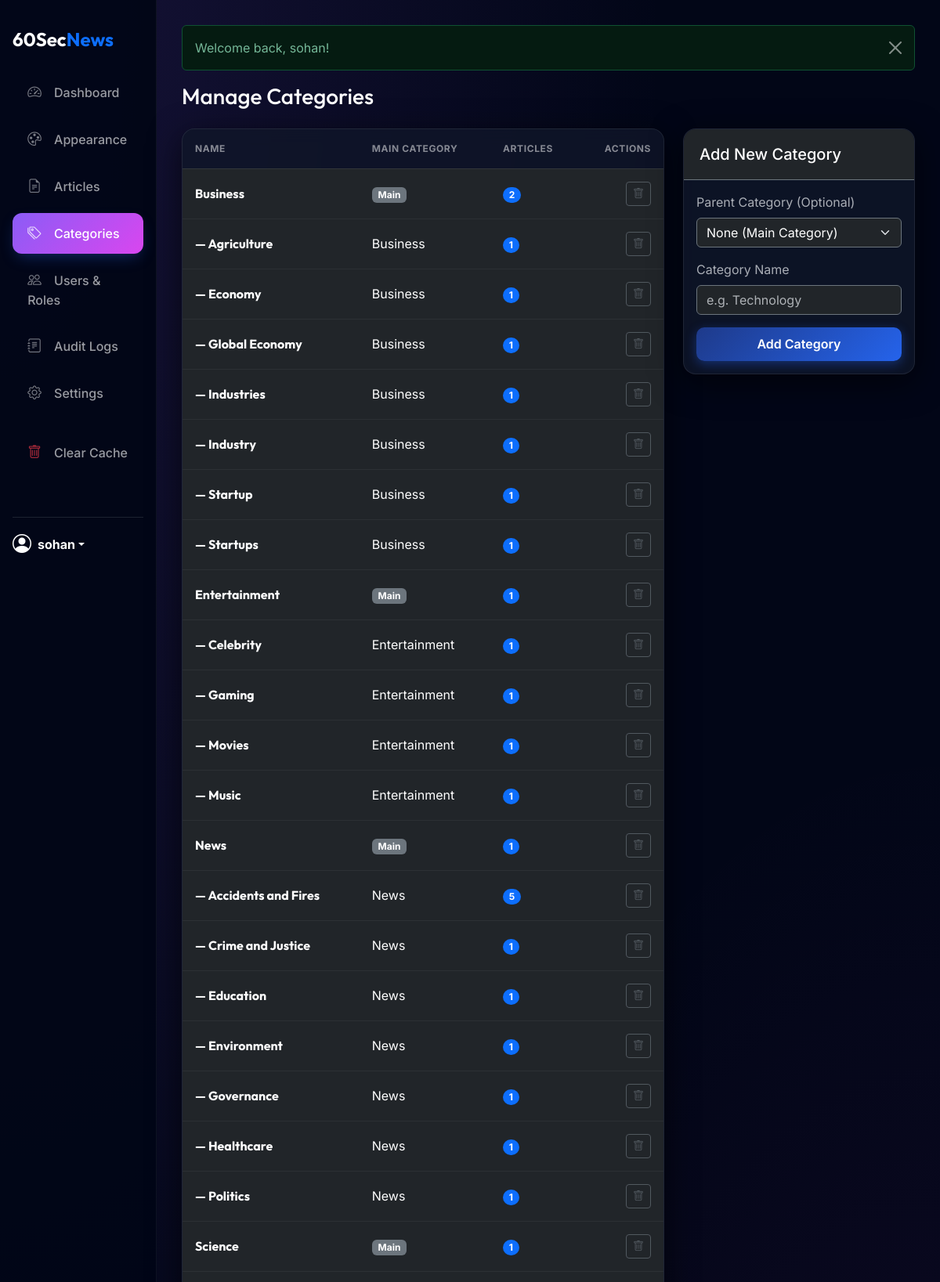
The page /public/admin/categories.php (signed in, upper part) on the database its author committed.
### tables this page shows
CREATE TABLE `categories` (
  `id` int(11) NOT NULL,
  `parent_id` int(11) DEFAULT NULL,
  `name` varchar(100) NOT NULL,
  `slug` varchar(100) NOT NULL,
  `created_at` timestamp NOT NULL DEFAULT current_timestamp()
);

### public/admin/categories.php (the view, shortened to what this page needs)
<?php
require_once __DIR__ . '/../../app/helpers.php';
require_once __DIR__ . '/layout/header.php';
$categories = $db->query("
    SELECT c.*, p.name as parent_name, COUNT(a.id) as article_count
    FROM categories c
    LEFT JOIN categories p ON c.parent_id = p.id
    LEFT JOIN articles a ON c.id = a.category_id
    GROUP BY c.id
    ORDER BY COALESCE(p.name, c.name) ASC, c.parent_id IS NOT NULL, c.name ASC")->fetchAll();
?>
<h1 class="h3 mb-4 text-white">Manage Categories</h1>
<div class="row">
    <div class="col-md-8">
        <div class="card">
            <div class="card-body p-0">
                <div class="table-responsive">
                    <table class="table table-dark table-hover mb-0">
                        <thead>
                            <tr>
                                <th>Name</th>
                                <th>Main Category</th>
                                <th>Articles</th>
                                <th class="text-end">Actions</th>
                            </tr>
                        </thead>
                        <tbody>
                            <?php foreach ($categories as $cat): ?>
                                <tr>
                                    <td class="fw-bold">
                                        <?php if ($cat['parent_id']): ?>
                                            &mdash; <?= e($cat['name']) ?>
                                        <?php else: ?>
                                            <?= e($cat['name']) ?>
                                        <?php endif; ?>
                                    </td>
                                    <td>
                                        <?= $cat['parent_name'] ? e($cat['parent_name']) : '<span class="badge bg-secondary">Main</span>' ?>
                                    </td>
                                    <td>
                                        <span class="badge bg-primary rounded-pill">
                                            <?= $cat['article_count'] ?>
                                        </span>
                                    </td>
                                    <td class="text-end">
                                        <?php
                                        $has_children = false;
                                        foreach ($categories as $c) {
                                            if ($c['parent_id'] == $cat['id']) {
                                                $has_children = true;
                                                break;
                                            }
                                        }
                                        if ($cat['article_count'] == 0 && !$has_children):
                                            ?>
                                            <form method="POST" action="categories.php" class="d-inline"
                                                onsubmit="return confirm('Are you sure you want to delete this category?');">
                                                <?= csrf_field() ?>
                                                <input type="hidden" name="action" value="delete">
                                                <input type="hidden" name="category_id" value="<?= $cat['id'] ?>">
                                                <button type="submit" class="btn btn-sm btn-outline-danger">
                                                    <i class="bi bi-trash"></i>
                                                </button>
                                            </form>
                                        <?php else: ?>
                                            <button class="btn btn-sm btn-outline-secondary" disabled
                                                title="Cannot delete category. Has articles or subcategories.">
                                                <i class="bi bi-trash"></i>
                                            </button>
                                        <?php endif; ?>
                                    </td>
                                </tr>
                            <?php endforeach; ?>
                        </tbody>
                    </table>
                </div>
            </div>
        </div>
    </div>
    <div class="col-md-4 mt-4 mt-md-0">
        <div class="card">
            <div class="card-header bg-dark border-secondary">
                <h5 class="mb-0 text-white">Add New Category</h5>
            </div>
            <div class="card-body">
                <form method="POST">
                    <div class="mb-3">
                        <label class="form-label text-muted">Parent Category (Optional)</label>
                        <select name="parent_id" class="form-select bg-dark text-white border-secondary">
                            <option value="">None (Main Category)</option>
                        </select>
                    </div>
                    <div class="mb-3">
                        <label class="form-label text-muted">Category Name</label>
                        <input type="text" name="name" class="form-control bg-dark text-white border-secondary" required
                            placeholder="e.g. Technology">
                    </div>
                    <button type="submit" class="btn btn-primary w-100">Add Category</button>
                </form>
            </div>
        </div>
    </div>
</div>
<?php require_once __DIR__ . '/layout/footer.php'; ?>

### public/admin/layout/header.php (style rules this page uses)
:root { --primary-gradient: linear-gradient(135deg, #1e3a8a 0%, #2563eb 100%); --glass-bg: rgba(255, 255, 255, 0.03); --glass-border: rgba(255, 255, 255, 0.08); --sidebar-width: 260px; --radius-premium: 16px; }
body { font-family: 'Inter', sans-serif; background-color: #0c0e14; color: #e2e8f0; min-height: 100vh; }
body.theme-admin-midnight { background-color: #020617; background-image: radial-gradient(at 0% 0%, rgba(139, 92, 246, 0.15) 0px, transparent 50%), radial-gradient(at 100% 100%, rgba(217, 70, 239, 0.1) 0px, transparent 50%); color: #f8fafc; }
body.theme-admin-midnight .card { background: rgba(15, 23, 42, 0.8); border: 1px solid rgba(255, 255, 255, 0.08); box-shadow: 0 10px 40px rgba(0, 0, 0, 0.6); }
h1, h2, h3, h4, .fw-bold, .sidebar-brand { font-family: 'Outfit', sans-serif; }
.card { background: rgba(30, 41, 59, 0.4); backdrop-filter: blur(10px); -webkit-backdrop-filter: blur(10px); border: 1px solid var(--glass-border); border-radius: var(--radius-premium); box-shadow: 0 10px 30px -10px rgba(0, 0, 0, 0.3); overflow: hidden; }
.card-header { background: rgba(15, 23, 42, 0.2); border-bottom: 1px solid var(--glass-border); padding: 1.25rem; font-weight: 700; }
.table { color: #cbd5e1; margin-bottom: 0; }
.table thead th { background: rgba(15, 23, 42, 0.2); border-bottom: 1px solid var(--glass-border); text-transform: uppercase; font-size: 0.75rem; letter-spacing: 0.05em; color: rgba(255, 255, 255, 0.5); padding: 1rem; }
.table td { border-bottom: 1px solid rgba(255, 255, 255, 0.05); padding: 1rem; vertical-align: middle; }
.btn-primary { background: var(--primary-gradient); border: none; box-shadow: 0 4px 14px 0 rgba(37, 99, 235, 0.39); border-radius: 10px; padding: 0.6rem 1.5rem; font-weight: 600; transition: all 0.3s; }

### rows shown on the page
categories: name "Business", shows "Main", article_count "2"
categories: name "Agriculture", parent.name "Business", article_count "1"
categories: name "Economy", parent.name "Business", article_count "1"
categories: name "Global Economy", parent.name "Business", article_count "1"
categories: name "Industries", parent.name "Business", article_count "1"
categories: name "Industry", parent.name "Business", article_count "1"
categories: name "Startup", parent.name "Business", article_count "1"
categories: name "Startups", parent.name "Business", article_count "1"
categories: name "Entertainment", shows "Main", article_count "1"
categories: name "Celebrity", parent.name "Entertainment", article_count "1"
categories: name "Gaming", parent.name "Entertainment", article_count "1"
categories: name "Movies", parent.name "Entertainment", article_count "1"
categories: name "Music", parent.name "Entertainment", article_count "1"
categories: name "News", shows "Main", article_count "1"
categories: name "Accidents and Fires", parent.name "News", article_count "5"
categories: name "Crime and Justice", parent.name "News", article_count "1"
categories: name "Education", parent.name "News", article_count "1"
categories: name "Environment", parent.name "News", article_count "1"
categories: name "Governance", parent.name "News", article_count "1"
categories: name "Healthcare", parent.name "News", article_count "1"
categories: name "Politics", parent.name "News", article_count "1"
categories: name "Science", shows "Main", article_count "1"

### other values the page prints
$_SESSION['username'] "sohan"
$message "Welcome back, sohan!"
